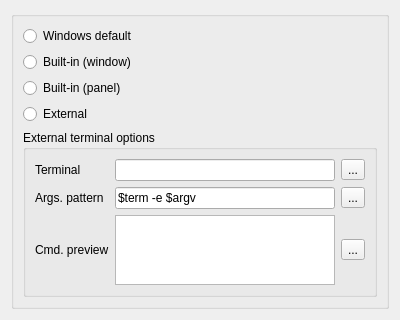
<?xml version="1.0" encoding="UTF-8"?>
<ui version="4.0">
 <class>EnvironmentProgramsWidget</class>
 <widget class="QWidget" name="EnvironmentProgramsWidget">
  <property name="geometry">
   <rect>
    <x>0</x>
    <y>0</y>
    <width>400</width>
    <height>300</height>
   </rect>
  </property>
  <property name="windowTitle">
   <string>Form</string>
  </property>
  <layout class="QVBoxLayout" name="verticalLayout">
   <item>
    <widget class="QGroupBox" name="grpTerminalMode">
     <property name="title">
      <string/>
     </property>
     <layout class="QVBoxLayout" name="verticalLayout_2">
      <item>
       <widget class="QRadioButton" name="rbTerminalWindowsDefault">
        <property name="text">
         <string>Windows default</string>
        </property>
       </widget>
      </item>
      <item>
       <widget class="QRadioButton" name="rbTerminalBuiltInWindow">
        <property name="text">
         <string>Built-in (window)</string>
        </property>
       </widget>
      </item>
      <item>
       <widget class="QRadioButton" name="rbTerminalBuiltInPanel">
        <property name="text">
         <string>Built-in (panel)</string>
        </property>
       </widget>
      </item>
      <item>
       <widget class="QRadioButton" name="rbTerminalExternal">
        <property name="text">
         <string>External</string>
        </property>
       </widget>
      </item>
      <item>
       <widget class="QGroupBox" name="grpExternalTerminalOptions">
        <property name="title">
         <string>External terminal options</string>
        </property>
        <property name="checked">
         <bool>false</bool>
        </property>
        <layout class="QGridLayout" name="gridLayout_2">
         <item row="0" column="2">
          <widget class="QToolButton" name="btnChooseTerminal">
           <property name="text">
            <string>...</string>
           </property>
          </widget>
         </item>
         <item row="2" column="0">
          <widget class="QLabel" name="labelCmdPreview">
           <property name="text">
            <string>Cmd. preview</string>
           </property>
          </widget>
         </item>
         <item row="2" column="1">
          <widget class="QPlainTextEdit" name="labelCmdPreviewResult">
           <property name="readOnly">
            <bool>true</bool>
           </property>
          </widget>
         </item>
         <item row="0" column="0">
          <widget class="QLabel" name="labelTerminal">
           <property name="text">
            <string>Terminal</string>
           </property>
          </widget>
         </item>
         <item row="1" column="1">
          <widget class="QLineEdit" name="txtArgsPattern">
           <property name="text">
            <string notr="true">$term -e $argv</string>
           </property>
          </widget>
         </item>
         <item row="2" column="2">
          <widget class="QToolButton" name="btnTest">
           <property name="toolTip">
            <string>Test Command</string>
           </property>
           <property name="text">
            <string>...</string>
           </property>
          </widget>
         </item>
         <item row="0" column="1">
          <widget class="QLineEdit" name="txtTerminal">
           <property name="text">
            <string notr="true"/>
           </property>
          </widget>
         </item>
         <item row="1" column="2">
          <widget class="QToolButton" name="btnAutoDetectArgsPattern">
           <property name="toolTip">
            <string>Auto Detect Terminal Arguments Pattern</string>
           </property>
           <property name="text">
            <string>...</string>
           </property>
          </widget>
         </item>
         <item row="1" column="0">
          <widget class="QLabel" name="labelArgsPattern">
           <property name="text">
            <string>Args. pattern</string>
           </property>
          </widget>
         </item>
        </layout>
       </widget>
      </item>
     </layout>
    </widget>
   </item>
   <item>
    <spacer name="verticalSpacer">
     <property name="orientation">
      <enum>Qt::Orientation::Vertical</enum>
     </property>
     <property name="sizeHint" stdset="0">
      <size>
       <width>20</width>
       <height>40</height>
      </size>
     </property>
    </spacer>
   </item>
  </layout>
 </widget>
 <tabstops>
  <tabstop>txtTerminal</tabstop>
  <tabstop>btnChooseTerminal</tabstop>
  <tabstop>txtArgsPattern</tabstop>
  <tabstop>btnAutoDetectArgsPattern</tabstop>
  <tabstop>labelCmdPreviewResult</tabstop>
  <tabstop>btnTest</tabstop>
 </tabstops>
 <resources/>
 <connections/>
</ui>
